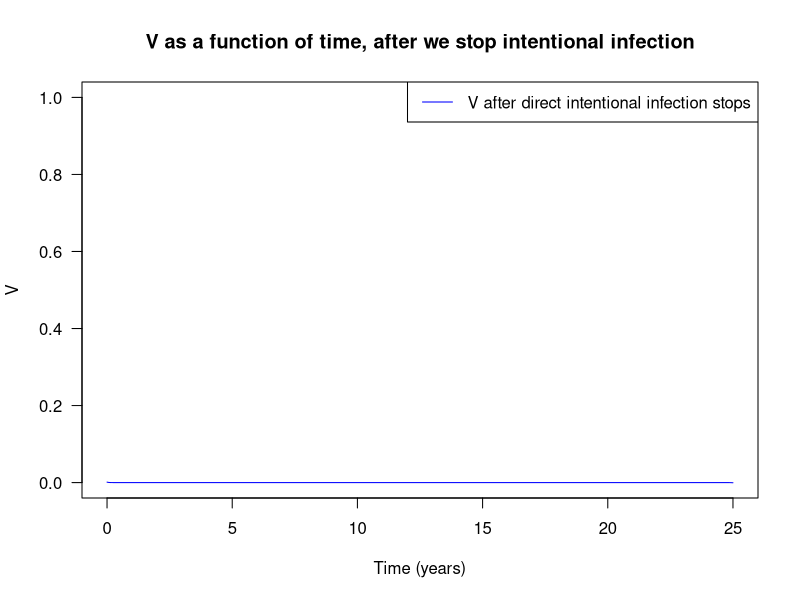
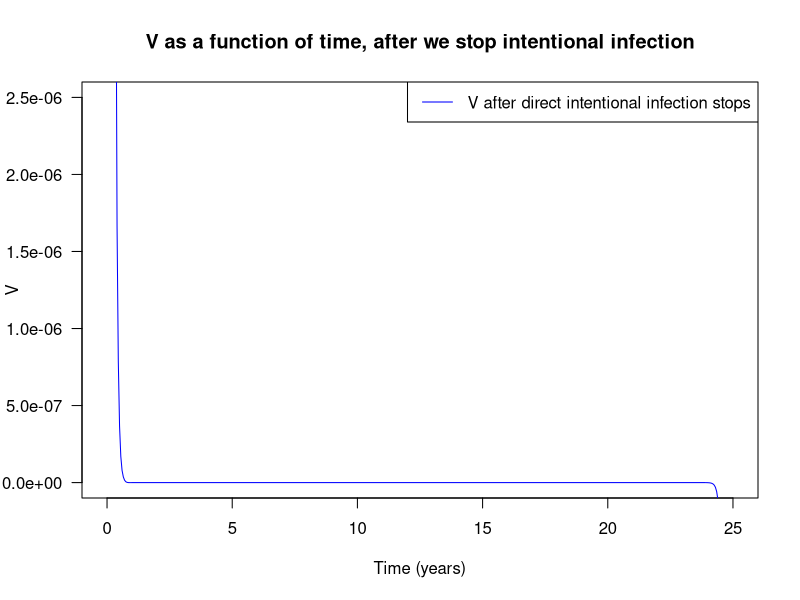

Here is the R script that generated these plots, in order: (Note: this script raises an error after producing the figures.)
library(deSolve)
## Vector Field for SIR model
SIR.vector.field <- function(t, vars, parms) {
  with(as.list(c(parms, vars)), {
    dS <- mu*(1-p) -gamma*R_0*S*(V+I) -mu*S# dS/dt
    dV <- gamma*R_0*S*V + mu*p-gamma*V-mu*V # variolated cases
    dI <- gamma*R_0*S*I-gamma*I-mu*I #normally infected cases
    dM <- 0.2*gamma*V+0.3*gamma*I # disease induced mortality
    dR <- 0.8*gamma*V+0.7*gamma*I-mu*R #dR/dt
    
    vec.fld <- c(dS=dS, dV=dV, dI=dI, dM=dM, dR=dR)
    return(list(vec.fld)) # ode() requires a list
  })
}

draw.soln <- function(ic=c(S=1,V=0,I=0,M=0,R=0), tmax=1,
                      times=seq(0,tmax,by=tmax/500),
                      func, parms, ... ) {
  soln <- ode(ic, times, func, parms)
  lines(times, soln[,"V"], lwd=1,...)
  
  return(invisible(as.data.frame(soln)))
}

## Plot solutions of the SIR model
plot_pvals <- function( tmax=25, # end time for numerical integration of the ODE
                        V0=0.00120403, I0=0, S0=0, R0=0, M0=0, # initial conditions
                        vary_p=c(0),  # p values to use
                        ylim=c(0,1), 
                        ... ) {
  ## draw box for plot:
  plot(0,0,xlim=c(0,tmax),ylim=ylim,
       type="n",main="V as a function of time, after we stop intentional infection",xlab="Time (years)",ylab="V",las=1)
  for (i in 1:length(vary_p)) {
    draw.soln(ic=c(S=S0,V=V0,I=I0,M=M0,R=R0), tmax=tmax,
              func=SIR.vector.field,
              parms=c(R_0=4.5,gamma=1/(22/365),p=vary_p[i],mu=1/50),
              col="blue",
              lty=i # use a different line style for each solution
    )
  }
  legend("topright",legend="V after direct intentional infection stops",col="blue",lty=1:length(vary_p))
}

if (!interactive()) pdf("myplot.pdf")
plot_pvals()
plot_pvals(ylim=c(0,0.0000025))
if (!interactive()) dev.off()
abline(h=0.000001)
text(7, 0.0000012, "Vaccination threshold", col = "red") 
